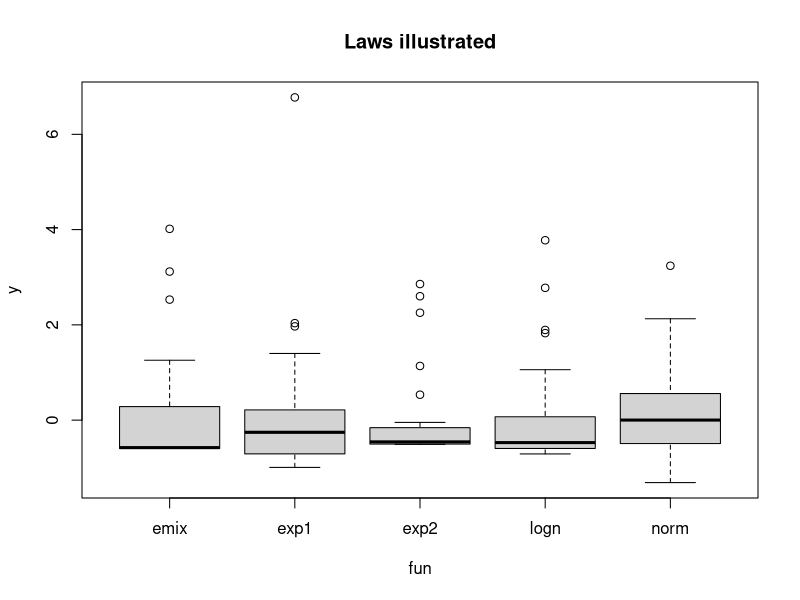

Reproduce this figure in R. (Note: this script raises an error after producing the figure.)
## ---- chunk 1
# functions 
n <- 40 # per group
laws <- list(
  norm = function(mean=0, sd=1) mean + sd *  rnorm(n, 0, 1),
  logn = function(mean=0, sd=1) mean + sd * (rlnorm(n, sdlog=1) - 1.65) / 1.95,
  exp1 = function(mean=0, sd=1) mean + sd * (rexp(n) - 1),
  exp2 = function(mean=0, sd=1) mean + sd * (rexp(n)^2 - 2) / 3.94,
  emix = function(mean=0, sd=1) mean + sd * (c(rep(0, n/2), rexp(n/2)) - 0.5) / 0.84
)
## ---- chunk 2
set.seed(123)
options(digits=3)

get_data_all_laws <- function(){
  dat <- lapply(names(laws), function(fname){
    f <- laws[[fname]]
    data.frame(y=f(), fun=fname)
  }) 
  dat <- do.call(rbind, dat)
  dat
}
boxplot(y ~ fun, get_data_all_laws(), main= "Laws illustrated")
## ---- chunk 3
sapply(laws, function(f) mean(replicate(10000, mean(f(0, 1)))))
sapply(laws, function(f) mean(replicate(10000, mean(f(1, 2)))))
sapply(laws, function(f) mean(replicate(10000,   sd(f(0, 1)))))
sapply(laws, function(f) mean(replicate(10000,   sd(f(1, 2)))))
## ---- chunk 4
pval_t <- function(d) t.test(y ~ group,d)$p.value
pval_w <- function(d) coin::pvalue(coin::wilcox_test(y ~ group, d))
pval_m <- function(d) coin::pvalue(coin::median_test(y ~ group, d))
## ---- chunk 5
# retuns data with f1() for group "A" and f2(mean2, sd2) for group "B"
get_data <- function(f1, f2, mean2=0, sd2=1){
  d <- rbind(
    data.frame(
      y=f1(),
      group="A"
    ),
    data.frame(
      y=f2(mean2, sd2),
      group="B"
    ))
  d$group <- as.factor(d$group)
  d
}

# get power of tests
get_power <- function(f1, f2, nsim=1000, mean2=0, sd2=1) {
  data_list <- replicate(nsim, get_data(f1, f2, mean2=mean2, sd2=sd2), simplify = FALSE)
  c(t = mean(sapply(data_list, pval_t) < 0.05),
    w = mean(sapply(data_list, pval_w) < 0.05),
    m = mean(sapply(data_list, pval_m) < 0.05))
}

# get all combinations of functions
fun_comb <- expand.grid(names(laws), names(laws)) |> as.matrix()
rnames <- apply(fun_comb, 1, paste0, collapse="_")

sim <- function(nsim=1000, mean2=0, sd2=1) {
  fun_comb_list <- split(fun_comb, row(fun_comb))
  coverage <- parallel::mclapply(fun_comb_list, function(f_names){
    f1 <- laws[[f_names[1]]]
    f2 <- laws[[f_names[2]]]
    get_power(f1, f2, nsim=nsim, mean2=mean2, sd2=sd2)
  })
  coverage <- do.call(rbind, coverage) 
  rownames(coverage) <- rnames
  colnames(coverage) <- paste0(
    colnames(coverage), " ", as.character(mean2), " ", as.character(sd2))
  coverage |> as.data.frame()
}
## ---- chunk 6
nsim <- 500
## ---- chunk 7
set.seed(4321)
null <- sim(nsim=nsim)
## ---- chunk 8
set.seed(4321)
s_diff <- sim(nsim=nsim, sd2=2)
## ---- chunk 9
set.seed(4321)
s_difff <- sim(nsim=nsim, sd2=5)
## ---- chunk 10
set.seed(4321)
mu_diff <- sim(nsim=nsim, mean2 = 0.1)
## ---- chunk 11
set.seed(4321)
mu_difff <- sim(nsim=nsim, mean2 = 0.2)
## ---- chunk 12
results <- cbind(
  null,
  s_diff,
  s_difff,
  mu_diff,
  mu_difff
)
results * 100
## ---- chunk 13
prop <- function(ratio, nsim){
  confint_ <- prop.test(round(ratio*nsim), nsim)$conf.int[1:2]
  names(confint_) <- c("lower", "upper")
   c( 
    ratio= ratio,
    confint_
)}
sapply(c(0:4/40, 3:10/20), prop, nsim) |> as.data.frame() * 100

## ---- chunk 14
# functions 
n <- 40 # per group
# mean == to keep notation consistent
laws <- list(
  norm = function(mean=0, sd=1) mean + sd *  rnorm(n, 0, 1)
  ,logn = function(mean=0, sd=1) mean + sd * (rlnorm(n, sdlog=1) - 1.02) / 1.95
  ,exp1 = function(mean=0, sd=1) mean + sd * (rexp(n) - 0.706)
  ,exp2 = function(mean=0, sd=1) mean + sd * (rexp(n)^2 - 0.523) / 3.94
  ,emix = function(mean=0, sd=1) mean + sd * (c(rep(0, n/2), rexp(n/2)) -0.025) / 0.84
)
## ---- chunk 15
sapply(laws, function(f) mean(replicate(10000, median(f(0, 1)))))
sapply(laws, function(f) mean(replicate(10000, median(f(1, 2)))))
sapply(laws, function(f) mean(replicate(10000,     sd(f(0, 1)))))
sapply(laws, function(f) mean(replicate(10000,     sd(f(1, 2)))))
## ---- chunk 16
boxplot(y ~ fun, get_data_all_laws(), main= "Equal Medians (in expectation)")
## ---- chunk 17
set.seed(4321)
null_median <- sim(nsim=nsim)
## ---- chunk 18
set.seed(4321)
s_diff_median <- sim(nsim=nsim, sd2=2)
## ---- chunk 19
set.seed(4321)
s_difff_median <- sim(nsim=nsim, sd2=5)
## ---- chunk 20
set.seed(4321)
mu_diff_median <- sim(nsim=nsim, mean2 = 0.1)
## ---- chunk 21
set.seed(4321)
mu_difff_median <- sim(nsim=nsim, mean2 = 0.2)
## ---- chunk 22
results_median <- cbind(
  null_median,
  s_diff_median,
  s_difff_median,
  mu_diff_median,
  mu_difff_median
)  
results_median * 100
